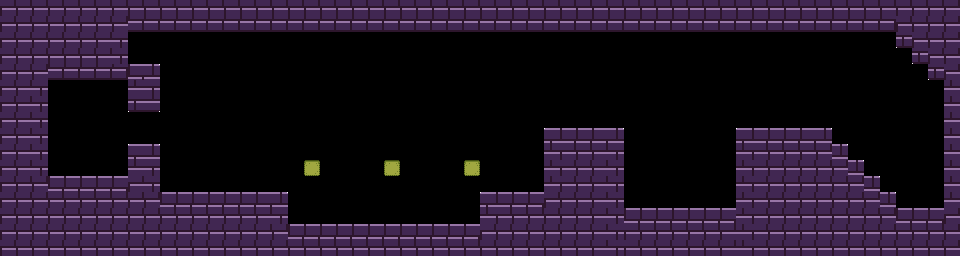

A 2D game scene composited from a Tiled map and its tileset images. What follows is a short description and the map's XML, with each tile layer's data collapsed to a summary:
An orthogonal 60x16 tile map with 16x16 px tiles, 1 tile layer (tiles) and 125 objects (42x ladder, 28x decor, 15x acorn, 12x spike, 9x disappearing, ...).

<map version="1.5" tiledversion="1.7.2" orientation="orthogonal" renderorder="right-down" width="60" height="16" tilewidth="16" tileheight="16" infinite="0" nextlayerid="3" nextobjectid="126">
 <tileset firstgid="1" source="forest.tsx" />
 <layer id="1" name="tiles" width="60" height="16">
  <data>[960 cells, 457 non-empty, 10 distinct tile ids]</data>
 </layer>
 <objectgroup id="2" name="objects">
  <object id="1" name="spike" gid="20" x="288" y="224" width="16" height="16" />
  <object id="2" name="spike" gid="20" x="304" y="224" width="16" height="16" />
  <object id="3" name="spike" gid="20" x="320" y="224" width="16" height="16" />
  <object id="4" name="spike" gid="20" x="336" y="224" width="16" height="16" />
  <object id="5" name="spike" gid="20" x="352" y="224" width="16" height="16" />
  <object id="6" name="spike" gid="20" x="368" y="224" width="16" height="16" />
  <object id="7" name="spike" gid="20" x="384" y="224" width="16" height="16" />
  <object id="8" name="spike" gid="20" x="400" y="224" width="16" height="16" />
  <object id="9" name="spike" gid="20" x="416" y="224" width="16" height="16" />
  <object id="10" name="spike" gid="20" x="432" y="224" width="16" height="16" />
  <object id="11" name="spike" gid="20" x="448" y="224" width="16" height="16" />
  <object id="12" name="spike" gid="20" x="464" y="224" width="16" height="16" />
  <object id="13" name="breaking" gid="6" x="320" y="176" width="16" height="16" />
  <object id="14" name="breaking" gid="6" x="336" y="176" width="16" height="16" />
  <object id="15" name="breaking" gid="6" x="352" y="176" width="16" height="16" />
  <object id="16" name="breaking" gid="6" x="368" y="176" width="16" height="16" />
  <object id="17" name="breaking" gid="6" x="400" y="176" width="16" height="16" />
  <object id="18" name="breaking" gid="6" x="416" y="176" width="16" height="16" />
  <object id="19" name="breaking" gid="6" x="432" y="176" width="16" height="16" />
  <object id="20" name="breaking" gid="6" x="448" y="176" width="16" height="16" />
  <object id="21" name="start" x="64" y="160" width="16" height="16" />
  <object id="22" name="ladder" gid="5" x="176" y="112" width="16" height="16" />
  <object id="23" name="ladder" gid="5" x="176" y="96" width="16" height="16" />
  <object id="24" name="ladder" gid="5" x="176" y="80" width="16" height="16" />
  <object id="25" name="ladder" gid="5" x="176" y="64" width="16" height="16" />
  <object id="26" name="ladder" gid="5" x="176" y="48" width="16" height="16" />
  <object id="27" name="ladder" gid="5" x="176" y="128" width="16" height="16" />
  <object id="28" name="ladder" gid="5" x="384" y="160" width="16" height="16" />
  <object id="29" name="ladder" gid="5" x="384" y="144" width="16" height="16" />
  <object id="30" name="ladder" gid="5" x="384" y="128" width="16" height="16" />
  <object id="31" name="ladder" gid="5" x="384" y="112" width="16" height="16" />
  <object id="32" name="ladder" gid="5" x="384" y="96" width="16" height="16" />
  <object id="33" name="bridge" gid="26" x="384" y="96" width="16" height="16" />
  <object id="34" name="bridge" gid="25" x="368" y="96" width="16" height="16" />
  <object id="35" name="bridge" gid="27" x="400" y="96" width="16" height="16" />
  <object id="36" name="bouncer" gid="13" x="528" y="192" width="16" height="16" />
  <object id="37" name="disappearing" gid="28" x="624" y="144" width="16" height="16">
   <properties>
    <property name="delay" value="0" />
   </properties>
  </object>
  <object id="38" name="disappearing" gid="28" x="640" y="144" width="16" height="16">
   <properties>
    <property name="delay" value="10" />
   </properties>
  </object>
  <object id="39" name="disappearing" gid="28" x="656" y="144" width="16" height="16">
   <properties>
    <property name="delay" value="20" />
   </properties>
  </object>
  <object id="40" name="disappearing" gid="28" x="672" y="144" width="16" height="16">
   <properties>
    <property name="delay" value="30" />
   </properties>
  </object>
  <object id="41" name="disappearing" gid="28" x="688" y="144" width="16" height="16">
   <properties>
    <property name="delay" value="40" />
   </properties>
  </object>
  <object id="42" name="disappearing" gid="28" x="704" y="144" width="16" height="16">
   <properties>
    <property name="delay" value="50" />
   </properties>
  </object>
  <object id="43" name="disappearing" gid="28" x="720" y="144" width="16" height="16">
   <properties>
    <property name="delay" value="60" />
   </properties>
  </object>
  <object id="44" name="disappearing" gid="28" x="720" y="176" width="16" height="16">
   <properties>
    <property name="delay" value="150" />
   </properties>
  </object>
  <object id="45" name="ladder" gid="5" x="176" y="112" width="16" height="16" />
  <object id="46" name="ladder" gid="5" x="176" y="144" width="16" height="16" />
  <object id="47" name="ladder" gid="5" x="224" y="48" width="16" height="16" />
  <object id="48" name="ladder" gid="5" x="224" y="64" width="16" height="16" />
  <object id="49" name="ladder" gid="5" x="224" y="80" width="16" height="16" />
  <object id="50" name="ladder" gid="5" x="224" y="96" width="16" height="16" />
  <object id="51" name="ladder" gid="5" x="256" y="64" width="16" height="16" />
  <object id="52" name="ladder" gid="5" x="256" y="48" width="16" height="16" />
  <object id="53" name="ladder" gid="5" x="256" y="80" width="16" height="16" />
  <object id="54" name="ladder" gid="5" x="256" y="112" width="16" height="16" />
  <object id="55" name="ladder" gid="5" x="256" y="96" width="16" height="16" />
  <object id="56" name="ladder" gid="5" x="256" y="128" width="16" height="16" />
  <object id="57" name="ladder" gid="5" x="256" y="128" width="16" height="16" />
  <object id="58" name="ladder" gid="5" x="288" y="48" width="16" height="16" />
  <object id="59" name="ladder" gid="5" x="288" y="64" width="16" height="16" />
  <object id="60" name="ladder" gid="5" x="320" y="48" width="16" height="16" />
  <object id="61" name="ladder" gid="5" x="784" y="48" width="16" height="16" />
  <object id="62" name="ladder" gid="5" x="784" y="64" width="16" height="16" />
  <object id="63" name="ladder" gid="5" x="784" y="80" width="16" height="16" />
  <object id="64" name="ladder" gid="5" x="784" y="96" width="16" height="16" />
  <object id="65" name="ladder" gid="5" x="784" y="112" width="16" height="16" />
  <object id="66" name="ladder" gid="5" x="784" y="128" width="16" height="16" />
  <object id="67" name="ladder" gid="5" x="832" y="48" width="16" height="16" />
  <object id="68" name="ladder" gid="5" x="832" y="64" width="16" height="16" />
  <object id="69" name="ladder" gid="5" x="832" y="64" width="16" height="16" />
  <object id="70" name="ladder" gid="5" x="832" y="80" width="16" height="16" />
  <object id="71" name="ladder" gid="5" x="832" y="96" width="16" height="16" />
  <object id="72" name="ladder" gid="5" x="832" y="96" width="16" height="16" />
  <object id="73" name="ladder" gid="5" x="832" y="112" width="16" height="16" />
  <object id="74" name="ladder" gid="5" x="832" y="128" width="16" height="16" />
  <object id="75" name="ladder" gid="5" x="832" y="144" width="16" height="16" />
  <object id="76" name="acorn" gid="14" x="128" y="64" width="16" height="16" />
  <object id="77" name="acorn" gid="14" x="144" y="64" width="16" height="16" />
  <object id="78" name="acorn" gid="14" x="48" y="144" width="16" height="16" />
  <object id="79" name="acorn" gid="14" x="368" y="80" width="16" height="16" />
  <object id="80" name="acorn" gid="14" x="384" y="80" width="16" height="16" />
  <object id="81" name="acorn" gid="14" x="400" y="80" width="16" height="16" />
  <object id="82" name="acorn" gid="14" x="320" y="144" width="16" height="16" />
  </objectgroup>
</map>
<!-- 43 of 125 objects omitted -->